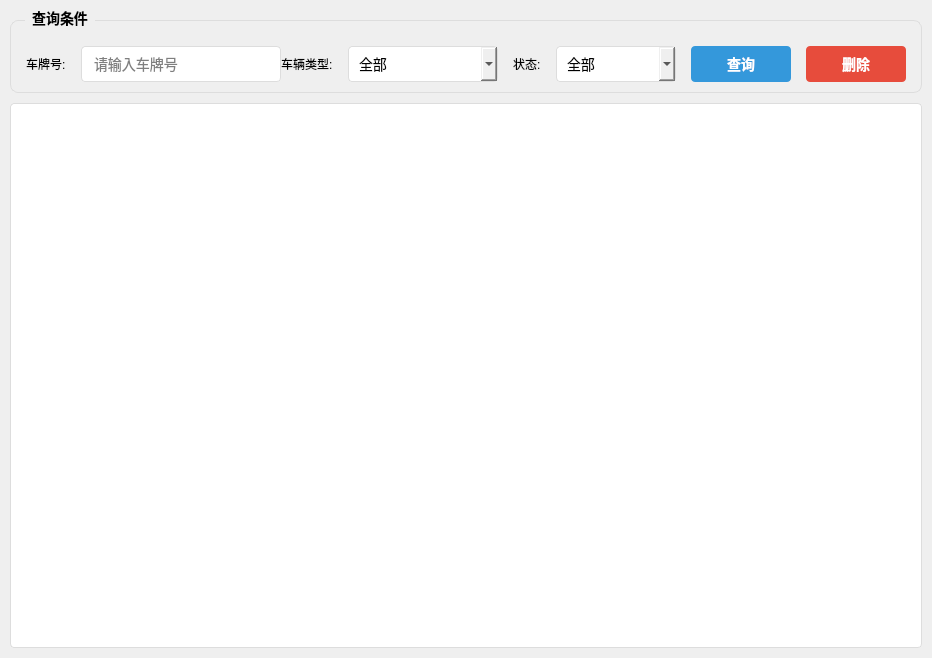
<?xml version="1.0" encoding="UTF-8"?>
<ui version="4.0">
 <class>VehicleInfoPage</class>
 <widget class="QWidget" name="VehicleInfoPage">
  <property name="geometry">
   <rect>
    <x>0</x>
    <y>0</y>
    <width>932</width>
    <height>658</height>
   </rect>
  </property>
  <property name="minimumSize">
   <size>
    <width>804</width>
    <height>658</height>
   </size>
  </property>
  <property name="maximumSize">
   <size>
    <width>932</width>
    <height>658</height>
   </size>
  </property>
  <property name="windowTitle">
   <string>VehicleInfoPage</string>
  </property>
  <layout class="QVBoxLayout" name="mainLayout">
   <property name="spacing">
    <number>10</number>
   </property>
   <property name="leftMargin">
    <number>10</number>
   </property>
   <property name="topMargin">
    <number>10</number>
   </property>
   <property name="rightMargin">
    <number>10</number>
   </property>
   <property name="bottomMargin">
    <number>10</number>
   </property>
   <item>
    <widget class="QGroupBox" name="searchGroup">
     <property name="styleSheet">
      <string notr="true">QGroupBox {
    font-size: 14px;
    font-weight: bold;
    border: 1px solid #ddd;
    border-radius: 8px;
    margin-top: 10px;
    padding-top: 15px;
}
QGroupBox::title {
    subcontrol-origin: margin;
    left: 15px;
    padding: 0 5px;
}</string>
     </property>
     <property name="title">
      <string>查询条件</string>
     </property>
     <layout class="QHBoxLayout" name="searchLayout">
      <property name="spacing">
       <number>15</number>
      </property>
      <property name="leftMargin">
       <number>15</number>
      </property>
      <property name="topMargin">
       <number>10</number>
      </property>
      <property name="rightMargin">
       <number>15</number>
      </property>
      <property name="bottomMargin">
       <number>10</number>
      </property>
      <item>
       <widget class="QLabel" name="labelPlate">
        <property name="text">
         <string>车牌号:</string>
        </property>
       </widget>
      </item>
      <item>
       <widget class="QLineEdit" name="editPlate">
        <property name="minimumSize">
         <size>
          <width>200</width>
          <height>36</height>
         </size>
        </property>
        <property name="styleSheet">
         <string notr="true">QLineEdit {
    border: 1px solid #ddd;
    border-radius: 4px;
    padding: 5px 10px;
    font-size: 14px;
}
QLineEdit:focus {
    border-color: #3498db;
}</string>
        </property>
        <property name="placeholderText">
         <string>请输入车牌号</string>
        </property>
       </widget>
      </item>
      <item>
       <widget class="QLabel" name="labelType">
        <property name="text">
         <string>车辆类型:</string>
        </property>
       </widget>
      </item>
      <item>
       <widget class="QComboBox" name="comboType">
        <property name="minimumSize">
         <size>
          <width>150</width>
          <height>36</height>
         </size>
        </property>
        <property name="styleSheet">
         <string notr="true">QComboBox {
    border: 1px solid #ddd;
    border-radius: 4px;
    padding: 5px 10px;
    font-size: 14px;
}
QComboBox:focus {
    border-color: #3498db;
}</string>
        </property>
        <item>
         <property name="text">
          <string>全部</string>
         </property>
        </item>
        <item>
         <property name="text">
          <string>小型车</string>
         </property>
        </item>
        <item>
         <property name="text">
          <string>中型车</string>
         </property>
        </item>
        <item>
         <property name="text">
          <string>大型车</string>
         </property>
        </item>
       </widget>
      </item>
      <item>
       <widget class="QLabel" name="labelStatus">
        <property name="text">
         <string>状态:</string>
        </property>
       </widget>
      </item>
      <item>
       <widget class="QComboBox" name="comboStatus">
        <property name="minimumSize">
         <size>
          <width>120</width>
          <height>36</height>
         </size>
        </property>
        <property name="styleSheet">
         <string notr="true">QComboBox {
    border: 1px solid #ddd;
    border-radius: 4px;
    padding: 5px 10px;
    font-size: 14px;
}
QComboBox:focus {
    border-color: #3498db;
}</string>
        </property>
        <item>
         <property name="text">
          <string>全部</string>
         </property>
        </item>
        <item>
         <property name="text">
          <string>在场</string>
         </property>
        </item>
        <item>
         <property name="text">
          <string>已离场</string>
         </property>
        </item>
       </widget>
      </item>
      <item>
       <spacer name="searchSpacer">
        <property name="orientation">
         <enum>Qt::Orientation::Horizontal</enum>
        </property>
        <property name="sizeHint" stdset="0">
         <size>
          <width>40</width>
          <height>20</height>
         </size>
        </property>
       </spacer>
      </item>
      <item>
       <widget class="QPushButton" name="btnSearch">
        <property name="minimumSize">
         <size>
          <width>100</width>
          <height>36</height>
         </size>
        </property>
        <property name="styleSheet">
         <string notr="true">QPushButton {
    background-color: #3498db;
    color: white;
    border: none;
    border-radius: 4px;
    font-size: 14px;
    font-weight: bold;
}
QPushButton:hover {
    background-color: #5dade2;
}
QPushButton:pressed {
    background-color: #2980b9;
}</string>
        </property>
        <property name="text">
         <string>查询</string>
        </property>
       </widget>
      </item>
      <item>
       <widget class="QPushButton" name="btnDelete">
        <property name="minimumSize">
         <size>
          <width>100</width>
          <height>36</height>
         </size>
        </property>
        <property name="styleSheet">
         <string notr="true">QPushButton {
    background-color: #e74c3c;
    color: white;
    border: none;
    border-radius: 4px;
    font-size: 14px;
    font-weight: bold;
}
QPushButton:hover {
    background-color: #c0392b;
}
QPushButton:pressed {
    background-color: #a93226;
}</string>
        </property>
        <property name="text">
         <string>删除</string>
        </property>
       </widget>
      </item>
     </layout>
    </widget>
   </item>
   <item>
    <widget class="QTableWidget" name="tableWidget">
     <property name="styleSheet">
      <string notr="true">QTableWidget {
    border: 1px solid #ddd;
    border-radius: 4px;
    background-color: white;
    gridline-color: #eee;
}
QTableWidget::item {
    padding: 8px;
    border-bottom: 1px solid #eee;
}
QTableWidget::item:selected {
    background-color: #3498db;
    color: white;
}
QHeaderView::section {
    background-color: #f5f5f5;
    padding: 10px;
    border: none;
    border-bottom: 2px solid #ddd;
    font-weight: bold;
    font-size: 14px;
}</string>
     </property>
     <property name="alternatingRowColors">
      <bool>true</bool>
     </property>
     <property name="selectionBehavior">
      <enum>QAbstractItemView::SelectionBehavior::SelectRows</enum>
     </property>
    </widget>
   </item>
  </layout>
 </widget>
 <resources/>
 <connections/>
</ui>
